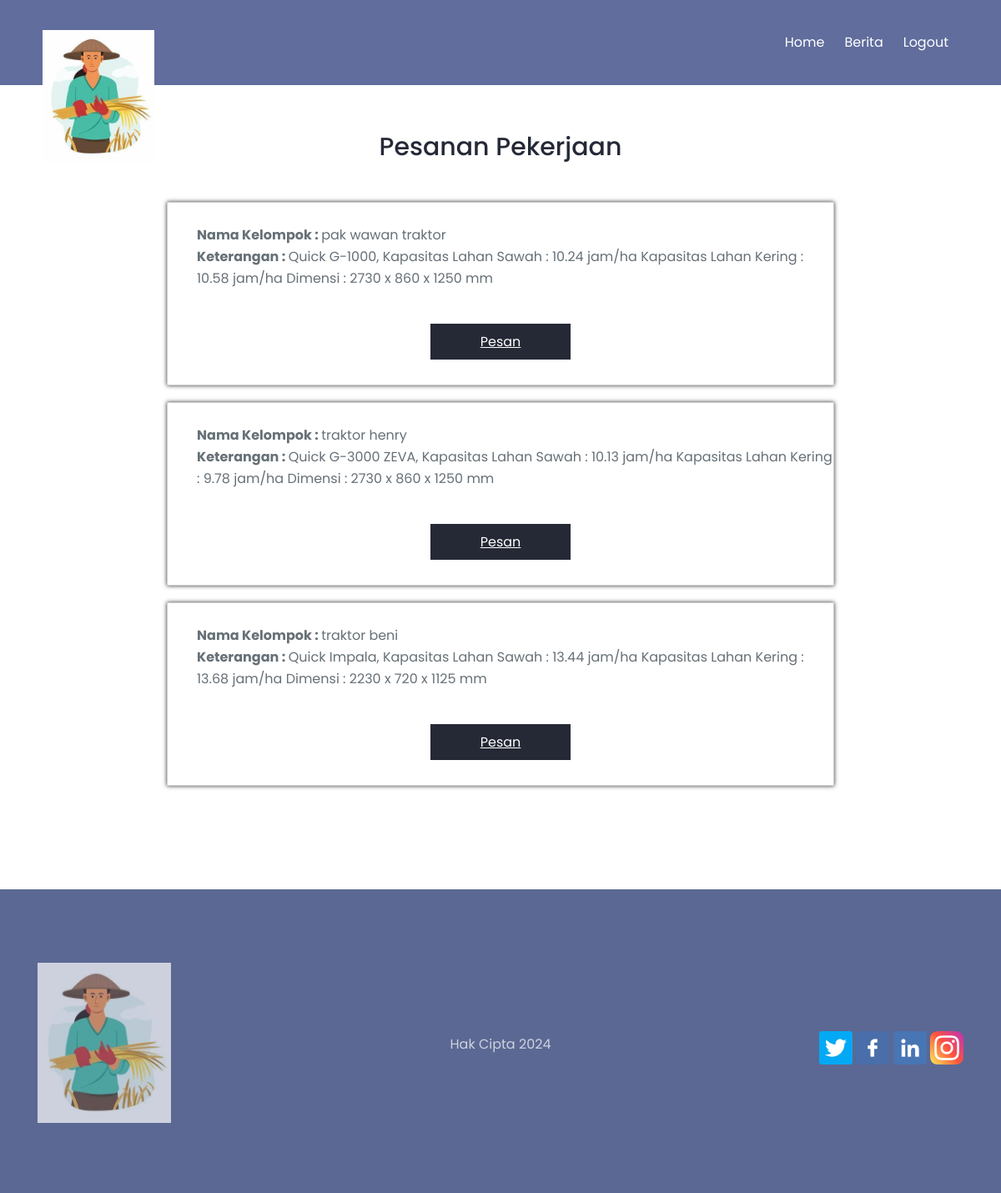
Page /buyer/traktor.php (signed in) on the committed database.
### tables this page shows
CREATE TABLE `jasa` (
  `id_jasa` int(11) NOT NULL,
  `id_users` int(11) NOT NULL,
  `nama_kelompok` varchar(255) NOT NULL,
  `jumlah_kelompok` int(11) NOT NULL,
  `keterangan` text NOT NULL,
  `category_jasa` varchar(255) NOT NULL
);

### buyer/traktor.php (the view, shortened to what this page needs)
<!DOCTYPE html>
<html lang="en">
    <head>
        <link href="css/fontawesome-all.min.css" rel="stylesheet">
        <link href="../assets/css/styles.css" rel="stylesheet">
    </head>
    <body>
        <div class="navbar">
            <div class="navbar-black">
            <div class="container flex">
                <a class="logo-image" href="index.html"><img src="../assets/img/logo2.png" alt="alternative"></a>
                <nav>
                    <ul>
                        <li><a href="index.php">Home</a></li>
                        <li><a href="berita.php">Berita</a></li>
                        <li><a href="logout.php">Logout</a></li>
                    </ul>
                </nav>
            </div>
            </div>
        </div>
                      <div class="container"><br><br><center>
                        <br><br><br><br><h3>Pesanan Pekerjaan</h3><br>
                    </div> <center>
                        <?php
                include '../config.php';
                $data = mysqli_query($conn,"select * from jasa where category_jasa=2");
                while($d = mysqli_fetch_array($data)){
                    ?>
                        <div class="box all">
                        <p style="padding-bottom: 50px; padding-left: 35px;" align="left">
                        <br><b>Nama Kelompok : </b><?php echo $d['nama_kelompok'];  ?>
                        <br><b>Keterangan : </b><?php echo $d['keterangan'];   ?>
                </p><a href="formtraktor.php?id_pesan=<?=$d['id_jasa']?>" style="padding: 10px 60px; color: white; background-color:#252936;">
                            Pesan
                        </a>
                        </div>
                    <?php
                }
                ?>
        </center></div>
        <br><br><br><br>
        <footer>
            <div class="container grid grid-3">
                <div>
                    <a class="logo-image" href="index.html"><img src="../assets/img/logo2.png" alt="alternative"></a>
                    </div>
            <div>
              <ul class="li-space-lg">
              <li><p>Hak Cipta 2024</p></li>
              </ul>
            </div>
                    <div>
                        <a href="#"><img src="../assets/img/twitter.png" height="40px"></i></a>
                        <a href="#"><img src="../assets/img/facebook.png" height="40px"></i></a>
                        <a href="#"><img src="../assets/img/linkedin.png" height="40px"></i></a>
                        <a href="#"><img src="../assets/img/instagram.png" height="40px"></i></a>
                    </div>
                </div>
        </footer>
    </body>
</html>

### assets/css/styles.css (style rules this page uses)
* { box-sizing: border-box; padding: 0; margin: 0; }
body, html { scroll-behavior: smooth; width: 100%; height: 100%; }
body, p { color: #667077; font: 400 1rem/1.625rem "Poppins", sans-serif; }
h3 { color: #252936; font-weight: 500; font-size: 1.875rem; line-height: 2.5rem; }
.container { margin: 0 auto; padding: 0 15px; }
.flex { display: flex; justify-content: center; align-items: center; height: 100%; }
.grid { display: grid; gap: 20px; justify-content: center; align-items: center; height: 100%; }
img { max-width: 100%; vertical-align: middle; }
ul { list-style-type: none; }
.li-space-lg li { margin-bottom: 0.5rem; }
a { color: #667077; text-decoration: underline; }
::placeholder { color: #667077; opacity: 1; }
.navbar { position: absolute; top: 26px; right: 0; left: 0; background-color: transparent; color: #ffffff; }
.navbar .flex { flex-direction: column; }
.navbar a { text-decoration: none; }
.navbar .logo-image { width: 134px; height: 30px; margin-top: 0.5rem; margin-bottom: 1.25rem; }
.navbar ul { display: flex; flex-wrap: wrap; justify-content: center; padding: 0.5rem 0.75rem 0 0.75rem; background-color: rgba(0, 0, 0, 0.2); }
.navbar ul li { padding: 0 0.75rem 0.5rem 0.75rem; }
.navbar ul a { color: #ffffff; }
footer { padding-top: 5.5rem; padding-bottom: 4.5rem; background-color: #5b6893; text-align: center; }
footer .logo-image { display: block; width: 160px; height: 100%; margin-bottom: 0.75rem; opacity: 0.7; }
footer p, footer ul li a, footer ul li a:hover, footer .fab { color: #ffffff; opacity: 0.7; text-decoration: none; }
footer p { margin-bottom: 1.5rem; }
footer ul { margin-bottom: 2.25rem; }
@media (min-width: 992px) { .container { max-width: 1140px; } }
@media (min-width: 992px) { .grid { grid-template-columns: repeat(2, 1fr); } }
@media (min-width: 992px) { .grid-3 { grid-template-columns: repeat(3, 1fr); } }
@media (min-width: 992px) { .navbar { top: 0px; padding: 36px; background-color: #606d9d; padding: 36px; } }
@media (min-width: 992px) { .navbar .flex { flex-direction: row; justify-content: space-between; } }
@media (min-width: 992px) { .navbar .logo-image { margin: 0; } }
@media (min-width: 992px) { .navbar ul { padding: 0; background: none; } }
@media (min-width: 992px) { .navbar ul li { margin-bottom: 0; padding-bottom: 0; } }
@media (min-width: 992px) { .navbar ul li:last-of-type a { margin-right: 0; padding-right: 0; } }
@media (min-width: 992px) { footer { text-align: left; } }
@media (min-width: 992px) { footer p, footer ul { margin-bottom: 0; } }
@media (min-width: 992px) { footer ul { text-align: center; } }
@media (min-width: 992px) { footer .grid div:nth-of-type(3) { text-align: right; } }
* { margin: 0; padding: 0; list-style: none; text-decoration: none; }

### buyer/traktor.php (style rules this page uses)
.box { height: 220px; width: 800px; margin: 20px; border: 1px solid #ccc; }
.all { box-shadow: 0 0 5px #333; }

### rows in the picture
jasa: nama_kelompok "pak wawan traktor", keterangan "Quick G-1000, Kapasitas Lahan Sawah : 10.24 jam/ha Kapasitas Lahan Kering : 10.58 jam/ha Dimensi : 2730 x 860 x 1250 mm"
jasa: nama_kelompok "traktor henry", keterangan "Quick G-3000 ZEVA, Kapasitas Lahan Sawah : 10.13 jam/ha Kapasitas Lahan Kering : 9.78 jam/ha Dimensi : 2730 x 860 x 1250 mm"
jasa: nama_kelompok "traktor beni", keterangan "Quick Impala, Kapasitas Lahan Sawah : 13.44 jam/ha Kapasitas Lahan Kering : 13.68 jam/ha Dimensi : 2230 x 720 x 1125 mm"
